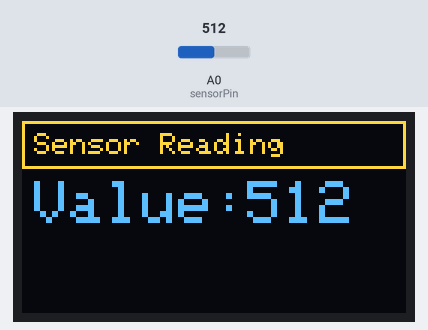
Bench run of a sketch on a simulated Arduino Nano, built with avr-gcc and run on an emulated ATmega328P. Parts: 128×64 one-colour display. The test bench sets the inputs (shaded band); at power-on: A0 (sensorPin) = 512. The OLED is the two-colour kind (top 16 rows yellow).

Above: at 2.2 s.
2.3 s: A0 (sensorPin) set to 716
At 3.1 s:
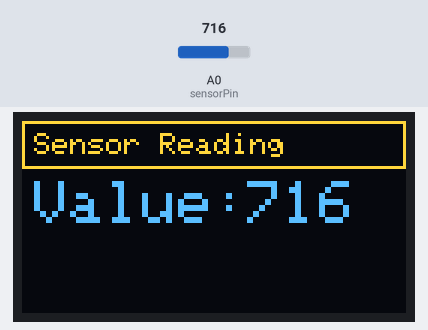
3.8 s: A0 (sensorPin) set to 900
At 4.9 s:
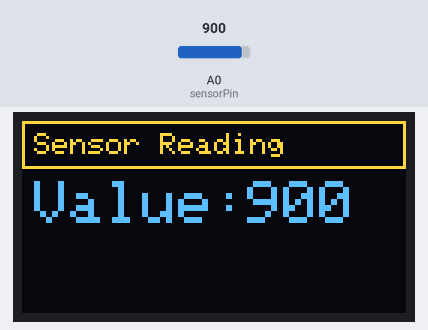
5.3 s: A0 (sensorPin) set to 1023
At 5.8 s:
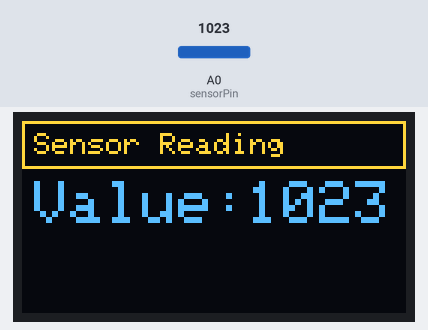
Timing chart, 0 to 8.3 s (numbered marks = the images above; inputs shaded):
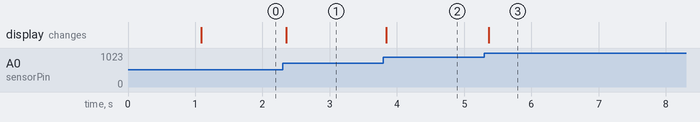

The sketch:

ESP32_128x64_i2c_OLED.ino
```cpp
#include <SPI.h>
#include <Wire.h>
#include <Adafruit_GFX.h>
#include <Adafruit_SSD1306.h>

#define SCREEN_WIDTH 128  // OLED display width, in pixels
#define SCREEN_HEIGHT 64  // OLED display height, in pixels

// Declaration for an SSD1306 display connected to I2C (SDA, SCL pins)
// The pins for I2C are defined by the Wire-library.
// on esp32 nano it's SCL on A5 and SDA on a4
#define OLED_RESET -1        // Reset pin # (or -1 if sharing Arduino reset pin)
#define SCREEN_ADDRESS 0x3C  ///< See datasheet for Address
Adafruit_SSD1306 display(SCREEN_WIDTH, SCREEN_HEIGHT, &Wire, OLED_RESET);

const int sensorPin = A0;
int sensorVal = 0;


void setup() {

  if (!display.begin(SSD1306_SWITCHCAPVCC, SCREEN_ADDRESS)) {
    /// wait to init
  }

  // Clear the display buffer
  display.clearDisplay();

  // draw a rectangle
  display.drawRect(0, 0, 128, 16, SSD1306_WHITE);
  // move the cursor
  display.setCursor(4, 4);
  // set the text color
  display.setTextColor(WHITE, BLACK);
  // write some text
    display.print("Hello class");
  // update the display
  display.display();
  delay(1000);
  // display.display() is NOT necessary after every single drawing command,
  // unless that's what you want...rather, you can batch up a bunch of
  // drawing operations and then update the screen all at once by calling
  // display.display().

  // some static text
  display.drawRect(0, 0, 128, 16, SSD1306_WHITE);
  display.setCursor(4, 4);
  display.setTextColor(WHITE, BLACK);
  display.setTextSize(1);
  display.print("Sensor Reading");
  display.setCursor(4, 20);
  display.setTextSize(2);
  display.print("Value:");
}

void loop() {
  // read the value of the sensor
  sensorVal = analogRead(sensorPin);

  // move the cursor to the location
  display.setCursor(75, 20);
  // erase what was there previously
  display.print("    ");
  // move the cursor back to position
  display.setCursor(75, 20);
  // print the sensor value
  display.print(sensorVal);

  // down here you could display a graph of the last 128 sensor readings

  display.display(); // update the display
  // slight delay - 16ms == 60fps
  delay(16);
}
```

Measured:
- after the input at 2.3 s, the display: changes after 0.06 s (image 1)
- after the input at 3.8 s, the display: changes at once (image 2)
- after the input at 5.3 s, the display: changes after 0.07 s (image 3)
